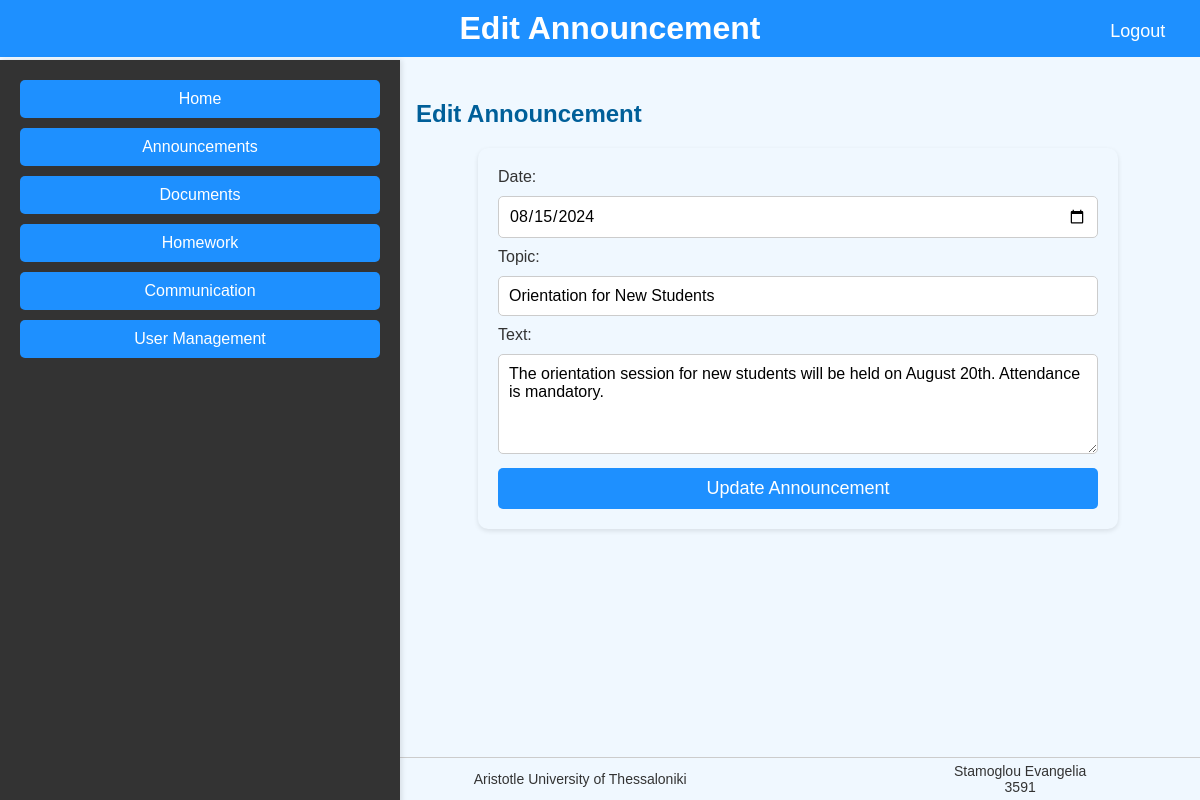
Screenshot of /edit_announcement.php?id=2 (signed in) with the database file from the repository.
### tables this page shows
CREATE TABLE `announcements` (
  `id` int(10) NOT NULL,
  `date` date NOT NULL,
  `topic` text NOT NULL,
  `text` mediumtext NOT NULL
);

### edit_announcement.php (the view, shortened to what this page needs)
<?php
include 'db_connect.php';
$pageTitle = "Edit Announcement";
$id = $_GET['id'];
$sql = "SELECT * FROM announcements WHERE id = ?";
$stmt = $conn->prepare($sql);
$stmt->bind_param("i", $id);
$stmt->execute();
$result = $stmt->get_result();
$announcement = $result->fetch_assoc();
include 'header.php';
include 'navbar.php';
?>
<main>
    <h2><?php echo $pageTitle; ?></h2>
    <form class="form" action="update_announcement.php" method="post">
        <label for="date">Date:</label>
        <input type="date" id="date" name="date" value="<?php echo htmlspecialchars($announcement['date']); ?>" required>
        <label for="topic">Topic:</label>
        <input type="text" id="topic" name="topic" value="<?php echo htmlspecialchars($announcement['topic']); ?>" required>
        <label for="text">Text:</label>
        <textarea id="text" name="text" required><?php echo htmlspecialchars($announcement['text']); ?></textarea>
        <button type="submit">Update Announcement</button>
    </form>
</main>
<?php include 'footer.php'; ?>

### styles.css (style rules this page uses)
body { font-family: "Century Gothic", sans-serif; margin: 0; padding: 0; box-sizing: border-box; background-color: #f0f8ff; color: #333; min-height: 100vh; display: flex; flex-direction: column; }
h2 { font-size: 24px; color: #005f99; margin-top: 20px; margin-bottom: 15px; text-align: left; }
main { margin-left: 33%; padding: 80px 20px 20px 20px; }
.form { max-width: 600px; margin: 20px auto; padding: 20px; background-color: #f0f8ff; border-radius: 10px; box-shadow: 0 2px 5px rgba(0, 0, 0, 0.1); }
.form input[type="text"], .form input[type="email"], .form textarea, .form input[type="file"], .form input[type="date"] { width: 100%; padding: 10px; margin: 10px 0; border: 1px solid #ccc; border-radius: 5px; font-family: "Century Gothic", sans-serif; font-size: 16px; box-sizing: border-box; }
.form textarea { height: 100px; resize: vertical; }
.form button[type="submit"] { width: 100%; padding: 10px; background-color: #1e90ff; color: white; border: none; border-radius: 5px; cursor: pointer; font-size: 18px; transition: background-color 0.3s ease; }
.form input::placeholder, .form textarea::placeholder { color: #aaa; }

### rows the page displays
announcements: date "08/15/2024", topic "Orientation for New Students", text "The orientation session for new students will be held on August 20th. Attendance is mandatory."

### other values shown
$pageTitle "Edit Announcement"
